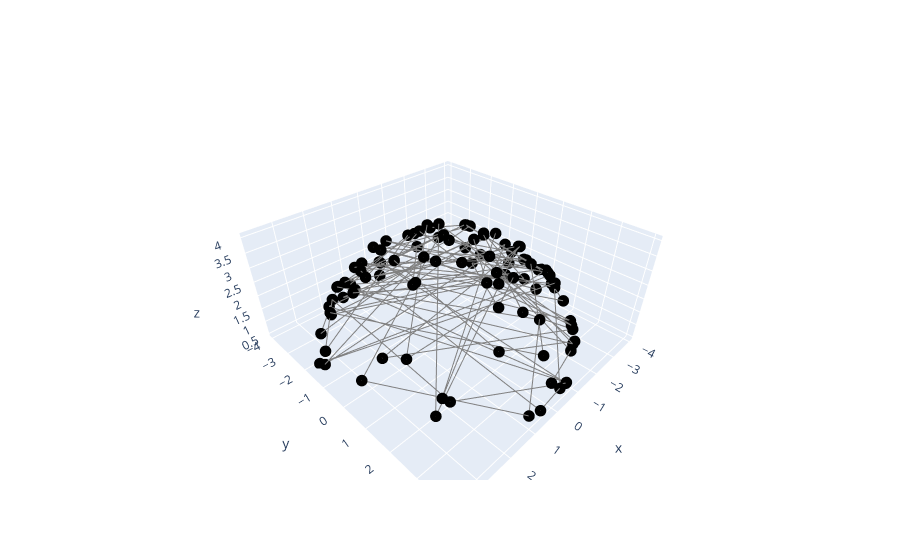

Notebook source saved alongside this figure:
### Markdown cell above
# Plot camera positions (train)

### Code cell
fig = go.Figure(data=[go.Scatter3d(x=dataset_train.poses[:,:3,3][:,0], y=dataset_train.poses[:,:3,3][:,1], z=dataset_train.poses[:,:3,3][:,2],
                                   mode='lines+markers',
                                   marker=dict(
                                        size=4,
                                        color='black'
                                    ),
                                   line=dict(
                                        color='grey',
                                        width=2
                                   ), name='train'
                                  
                                  )])
fig.show()
